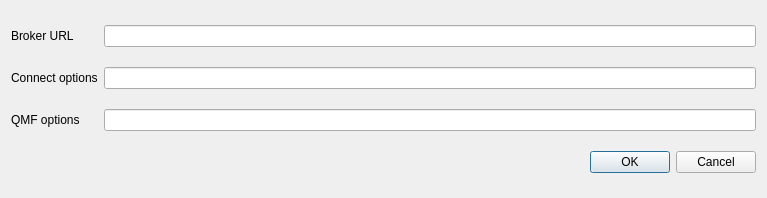
<?xml version="1.0" encoding="UTF-8"?>
<ui version="4.0">
 <class>OpenDialog</class>
 <widget class="QDialog" name="OpenDialog">
  <property name="geometry">
   <rect>
    <x>0</x>
    <y>0</y>
    <width>767</width>
    <height>198</height>
   </rect>
  </property>
  <property name="windowTitle">
   <string>Open remote connection</string>
  </property>
  <layout class="QGridLayout" name="gridLayout">
   <item row="0" column="0">
    <widget class="QLabel" name="label">
     <property name="text">
      <string>Broker URL</string>
     </property>
     <property name="buddy">
      <cstring>lineEdit_url</cstring>
     </property>
    </widget>
   </item>
   <item row="0" column="1">
    <widget class="QLineEdit" name="lineEdit_url"/>
   </item>
   <item row="1" column="0">
    <widget class="QLabel" name="label_2">
     <property name="text">
      <string>Connect options</string>
     </property>
     <property name="buddy">
      <cstring>lineEdit_connect</cstring>
     </property>
    </widget>
   </item>
   <item row="1" column="1">
    <widget class="QLineEdit" name="lineEdit_connect">
     <property name="text">
      <string/>
     </property>
    </widget>
   </item>
   <item row="2" column="0">
    <widget class="QLabel" name="label_3">
     <property name="text">
      <string>QMF options</string>
     </property>
     <property name="buddy">
      <cstring>lineEdit_qmf</cstring>
     </property>
    </widget>
   </item>
   <item row="2" column="1">
    <widget class="QLineEdit" name="lineEdit_qmf"/>
   </item>
   <item row="3" column="1">
    <widget class="QDialogButtonBox" name="buttonBox">
     <property name="orientation">
      <enum>Qt::Horizontal</enum>
     </property>
     <property name="standardButtons">
      <set>QDialogButtonBox::Cancel|QDialogButtonBox::Ok</set>
     </property>
    </widget>
   </item>
  </layout>
 </widget>
 <tabstops>
  <tabstop>lineEdit_url</tabstop>
  <tabstop>lineEdit_connect</tabstop>
  <tabstop>lineEdit_qmf</tabstop>
  <tabstop>buttonBox</tabstop>
 </tabstops>
 <resources/>
 <connections>
  <connection>
   <sender>buttonBox</sender>
   <signal>accepted()</signal>
   <receiver>OpenDialog</receiver>
   <slot>accept()</slot>
   <hints>
    <hint type="sourcelabel">
     <x>248</x>
     <y>254</y>
    </hint>
    <hint type="destinationlabel">
     <x>157</x>
     <y>274</y>
    </hint>
   </hints>
  </connection>
  <connection>
   <sender>buttonBox</sender>
   <signal>rejected()</signal>
   <receiver>OpenDialog</receiver>
   <slot>hide()</slot>
   <hints>
    <hint type="sourcelabel">
     <x>316</x>
     <y>260</y>
    </hint>
    <hint type="destinationlabel">
     <x>286</x>
     <y>274</y>
    </hint>
   </hints>
  </connection>
 </connections>
</ui>
